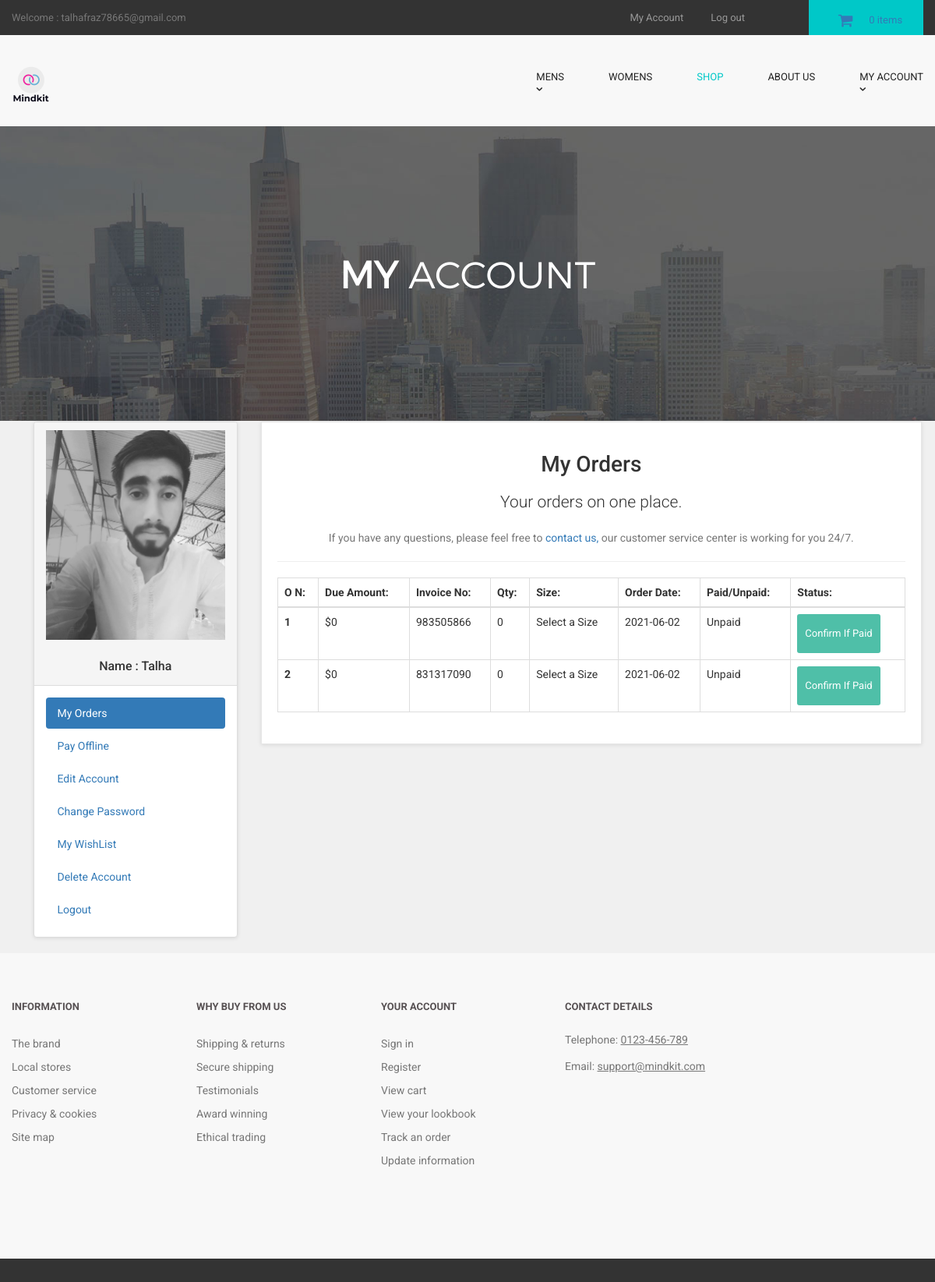
Page /customer/my_account.php?my_orders (signed in) on the committed database.
### tables this page shows
CREATE TABLE `customers` (
  `customer_id` int(10) NOT NULL,
  `customer_name` varchar(255) NOT NULL,
  `customer_email` varchar(255) NOT NULL,
  `customer_pass` varchar(255) NOT NULL,
  `customer_country` text NOT NULL,
  `customer_city` text NOT NULL,
  `customer_contact` varchar(255) NOT NULL,
  `customer_address` text NOT NULL,
  `customer_image` text NOT NULL,
  `customer_confirm_code` text NOT NULL
);

CREATE TABLE `customer_orders` (
  `order_id` int(10) NOT NULL,
  `customer_id` int(10) NOT NULL,
  `due_amount` int(100) NOT NULL,
  `invoice_no` int(100) NOT NULL,
  `qty` int(10) NOT NULL,
  `size` text NOT NULL,
  `order_date` timestamp NOT NULL DEFAULT current_timestamp() ON UPDATE current_timestamp(),
  `order_status` text NOT NULL
);

### customer/my_orders.php (the view)
<center>
<h1>My Orders</h1>
<p class="lead"> Your orders on one place.</p>
<p class="text-muted" >
If you have any questions, please feel free to <a href="../contact.php" > contact us,</a> our customer service center is working for you 24/7.
</p>
</center>
<hr>
<div class="table-responsive" >
<table class="table table-bordered table-hover" >
<thead>
<tr>
<th>O N:</th>
<th>Due Amount:</th>
<th>Invoice No:</th>
<th>Qty:</th>
<th>Size:</th>
<th>Order Date:</th>
<th>Paid/Unpaid:</th>
<th>Status:</th>
</tr>
</thead>
<tbody>
<?php
$customer_session = $_SESSION['customer_email'];
$get_customer = "select * from customers where customer_email='$customer_session'";
$run_customer = mysqli_query($con,$get_customer);
$row_customer = mysqli_fetch_array($run_customer);
$customer_id = $row_customer['customer_id'];
$get_orders = "select * from customer_orders where customer_id='$customer_id'";
$run_orders = mysqli_query($con,$get_orders);
$i = 0;
while($row_orders = mysqli_fetch_array($run_orders)){
$order_id = $row_orders['order_id'];
$due_amount = $row_orders['due_amount'];
$invoice_no = $row_orders['invoice_no'];
$qty = $row_orders['qty'];
$size = $row_orders['size'];
$order_date = substr($row_orders['order_date'],0,11);
$order_status = $row_orders['order_status'];
$i++;
if($order_status=='pending'){
$order_status = "Unpaid";
}
else{
$order_status = "Paid";
}
?>
<tr>
<th><?php echo $i; ?></th>
<td>$<?php echo $due_amount; ?></td>
<td><?php echo $invoice_no; ?></td>
<td><?php echo $qty; ?></td>
<td><?php echo $size; ?></td>
<td><?php echo $order_date; ?></td>
<td><?php echo $order_status; ?></td>
<td>
<a href="confirm.php?order_id=<?php echo $order_id; ?>" target="blank" class="btn btn-primary btn-sm" > Confirm If Paid </a>
</td>
</tr>
<?php } ?>
</tbody>
</table>
</div>

### customer/includes/sidebar.php
<div class="panel panel-default sidebar-menu">
<div class="panel-heading">
<?php
$customer_session = $_SESSION['customer_email'];
$get_customer = "select * from customers where customer_email='$customer_session'";
$run_customer = mysqli_query($con,$get_customer);
$row_customer = mysqli_fetch_array($run_customer);
$customer_image = $row_customer['customer_image'];
$customer_name = $row_customer['customer_name'];
if(!isset($_SESSION['customer_email'])){
}
else {
echo "
<center>
<img src='customer_images/$customer_image' class='img-responsive'>
</center>
<br>
<h3 align='center' class='panel-title'> Name : $customer_name </h3>
";
}
?>
</div>
<div class="panel-body">
<ul class="nav nav-pills nav-stacked">
<li class="<?php if(isset($_GET['my_orders'])){ echo "active"; } ?>">
<a href="my_account.php?my_orders"> <i class="fa fa-list"> </i> My Orders </a>
</li>
<li class="<?php if(isset($_GET['pay_offline'])){ echo "active"; } ?>">
<a href="my_account.php?pay_offline"> <i class="fa fa-bolt"></i> Pay Offline </a>
</li>
<li class="<?php if(isset($_GET['edit_account'])){ echo "active"; } ?>">
<a href="my_account.php?edit_account"> <i class="fa fa-pencil"></i> Edit Account </a>
</li>
<li class="<?php if(isset($_GET['change_pass'])){ echo "active"; } ?>">
<a href="my_account.php?change_pass"> <i class="fa fa-user"></i> Change Password </a>
</li>
<li class="<?php if(isset($_GET['my_wishlist'])){ echo "active"; } ?>">
<a href="my_account.php?my_wishlist"> <i class="fa fa-heart"></i> My WishList </a>
</li>
<li class="<?php if(isset($_GET['delete_account'])){ echo "active"; } ?>">
<a href="my_account.php?delete_account"> <i class="fa fa-trash-o"></i> Delete Account </a>
</li>
<li>
<a href="logout.php"> <i class="fa fa-sign-out"></i> Logout </a>
</li>
</ul>
</div>
</div>

### customer/styles/backend.css (style rules this page uses)
html { font-family: "Roboto", Helvetica, Arial, sans-serif; line-height: 1.15; -ms-text-size-adjust: 100%; -webkit-text-size-adjust: 100% }
body { margin: 0 }
h1 { font-size: 2em; margin: .67em 0 }
hr { box-sizing: content-box; height: 0; overflow: visible }
a { background-color: transparent; -webkit-text-decoration-skip: objects }
img { border-style: none }
html { box-sizing: border-box }
body { min-width: 1190px; font-family: Montserrat, sans-serif; font-weight: 400; background-color: white; }
img { max-width: 100%; height: auto }
.btn { display: inline-block; vertical-align: top; font-size: 13px; line-height: 40px; text-decoration: none; -webkit-transition: .3s; transition: .3s }

### styles/style.css (style rules this page uses)
body { font-family: "Roboto", Helvetica, Arial, sans-serif; font-size: 14px; line-height: 1.42857143; color: #333333; background-color: #f0f0f0; overflow-x: hidden; }
.btn-primary { color:rgb(255, 255, 255); background-color:rgb(79, 191, 168); border-color:rgb(65, 179, 156); }
#content .panel.sidebar-menu { box-sizing: border-box; box-shadow: 0 1px 5px rgba(0, 0, 0, 0.1); }
#content .panel.sidebar-menu h3 { padding: 5px 0; margin: 0; }

### rows in the picture
customers: customer_image (picture), customer_name "Talha"
customer_orders: due_amount "0", invoice_no "983505866", qty "0", size "Select a Size", order_date "2021-06-02", order_status "Unpaid"
customer_orders: due_amount "0", invoice_no "831317090", qty "0", size "Select a Size", order_date "2021-06-02", order_status "Unpaid"

### other values in the picture
$_SESSION['customer_email'] "talhafraz78665@gmail.com"
$count_items "0"
